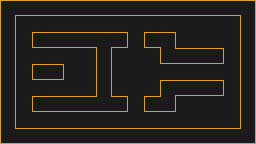

This is a level from a 2D game, rendered from its Tiled map with the project's own tilesets. A one-line summary and the map file follow, with tile-layer data summarised:
An orthogonal 16x9 tile map with 16x16 px tiles, 2 tile layers (Background, Walls), 2 tilesets and 4 objects.

<map version="1.0" orientation="orthogonal" renderorder="right-down" width="16" height="9" tilewidth="16" tileheight="16" nextobjectid="37">
 <properties>
  <property name="name" value="Level 1" />
 </properties>
 <tileset firstgid="1" name="Tiles" tilewidth="16" tileheight="16" tilecount="2">
  <tile id="0">
   <image width="16" height="16" source="../dark_tile.png" />
  </tile>
  <tile id="1">
   <image width="16" height="16" source="../light_tile.png" />
  </tile>
 </tileset>
 <tileset firstgid="3" name="tileset" tilewidth="16" tileheight="16" tilecount="64">
  <image source="../tileset.png" width="128" height="128" />
  <terraintypes>
   <terrain name="Walls" tile="-1" />
  </terraintypes>
  <tile id="0" terrain="0,0,0,">
   <properties>
    <property name="blocked" value="true" />
   </properties>
  </tile>
  <tile id="1" terrain="0,0,,">
   <properties>
    <property name="blocked" value="true" />
   </properties>
  </tile>
  <tile id="2" terrain="0,0,,0">
   <properties>
    <property name="blocked" value="true" />
   </properties>
  </tile>
  <tile id="3" terrain=",,,0">
   <properties>
    <property name="blocked" value="true" />
   </properties>
  </tile>
  <tile id="4" terrain=",,0,">
   <properties>
    <property name="blocked" value="true" />
   </properties>
  </tile>
  <tile id="5">
   <properties>
    <property name="blocked" value="true" />
   </properties>
  </tile>
  <tile id="6">
   <properties>
    <property name="blocked" value="true" />
   </properties>
  </tile>
  <tile id="7">
   <properties>
    <property name="blocked" value="true" />
   </properties>
  </tile>
  <tile id="8" terrain="0,,0,">
   <properties>
    <property name="blocked" value="true" />
   </properties>
  </tile>
  <tile id="9">
   <properties>
    <property name="blocked" value="true" />
   </properties>
  </tile>
  <tile id="10" terrain=",0,,0">
   <properties>
    <property name="blocked" value="true" />
   </properties>
  </tile>
  <tile id="11" terrain=",0,,">
   <properties>
    <property name="blocked" value="true" />
   </properties>
  </tile>
  <tile id="12" terrain="0,,,">
   <properties>
    <property name="blocked" value="true" />
   </properties>
  </tile>
  <tile id="13">
   <properties>
    <property name="blocked" value="true" />
   </properties>
  </tile>
  <tile id="16" terrain="0,,0,0">
   <properties>
    <property name="blocked" value="true" />
   </properties>
  </tile>
  <tile id="17" terrain=",,0,0">
   <properties>
    <property name="blocked" value="true" />
   </properties>
  </tile>
  <tile id="18" terrain=",0,0,0">
   <properties>
    <property name="blocked" value="true" />
   </properties>
  </tile>
  <tile id="19">
   <properties>
    <property name="blocked" value="true" />
   </properties>
  </tile>
  <tile id="20">
   <properties>
    <property name="blocked" value="true" />
   </properties>
  </tile>
  <tile id="21">
   <properties>
    <property name="blocked" value="true" />
   </properties>
  </tile>
  <tile id="24">
   <properties>
    <property name="blocked" value="" />
   </properties>
  </tile>
  <tile id="25">
   <properties>
    <property name="blocked" value="" />
   </properties>
  </tile>
  <tile id="26">
   <properties>
    <property name="blocked" value="" />
   </properties>
  </tile>
  <tile id="27">
   <properties>
    <property name="blocked" value="true" />
   </properties>
  </tile>
  <tile id="28">
   <properties>
    <property name="blocked" value="true" />
   </properties>
  </tile>
  <tile id="29">
   <properties>
    <property name="blocked" value="true" />
   </properties>
  </tile>
  <tile id="32">
   <properties>
    <property name="blocked" value="" />
   </properties>
  </tile>
 </tileset>
 <layer name="Background" width="16" height="9">
  <data>[144 cells, 144 non-empty, 1 distinct tile ids]</data>
 </layer>
 <layer name="Walls" width="16" height="9">
  <data>[144 cells, 75 non-empty, 10 distinct tile ids]</data>
 </layer>
 <objectgroup name="Dots">
  <object id="32" x="181.25" y="117" width="6.25" height="6.75">
   <ellipse />
  </object>
  <object id="34" x="84.25" y="69" width="6" height="6.5">
   <ellipse />
  </object>
  <object id="35" x="180.25" y="20.75" width="6.25" height="6.75">
   <ellipse />
  </object>
 </objectgroup>
 <objectgroup name="Spawn">
  <object id="30" x="132.5" y="69.75" width="6.75" height="5.75" />
 </objectgroup>
</map>
